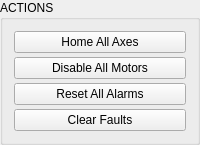
             <widget class="QGroupBox" name="gb_motor_actions">
              <property name="sizePolicy">
               <sizepolicy hsizetype="Expanding" vsizetype="Expanding">
                <horstretch>0</horstretch>
                <verstretch>0</verstretch>
               </sizepolicy>
              </property>
              <property name="title">
               <string>ACTIONS</string>
              </property>
              <layout class="QVBoxLayout">
               <property name="spacing">
                <number>4</number>
               </property>
               <item>
                <widget class="QPushButton" name="pushButton">
                 <property name="minimumSize">
                  <size>
                   <width>0</width>
                   <height>20</height>
                  </size>
                 </property>
                 <property name="text">
                  <string>Home All Axes</string>
                 </property>
                </widget>
               </item>
               <item>
                <widget class="QPushButton" name="pushButton">
                 <property name="minimumSize">
                  <size>
                   <width>0</width>
                   <height>20</height>
                  </size>
                 </property>
                 <property name="text">
                  <string>Disable All Motors</string>
                 </property>
                </widget>
               </item>
               <item>
                <widget class="QPushButton" name="pushButton">
                 <property name="minimumSize">
                  <size>
                   <width>0</width>
                   <height>20</height>
                  </size>
                 </property>
                 <property name="text">
                  <string>Reset All Alarms</string>
                 </property>
                </widget>
               </item>
               <item>
                <widget class="QPushButton" name="pushButton">
                 <property name="minimumSize">
                  <size>
                   <width>0</width>
                   <height>20</height>
                  </size>
                 </property>
                 <property name="text">
                  <string>Clear Faults</string>
                 </property>
                </widget>
               </item>
              </layout>
             </widget>
